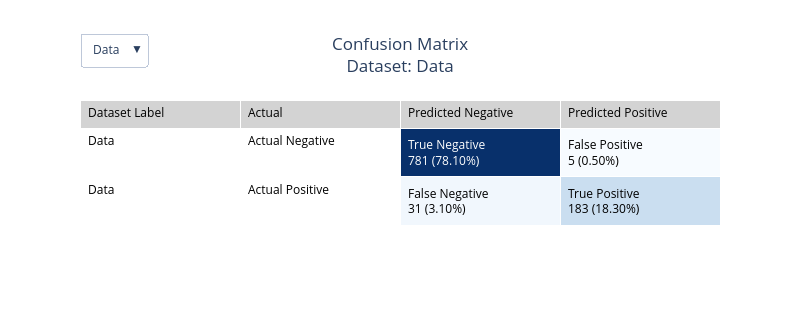

Notebook code cell kept with this figure:
### Markdown cell above
## Confusion Matrix as a Plotly Table

### Code cell
create_confusion_matrix(lr, dataset_dict, max_cols=2, output_type='plotly_table')

### Figure 1 — Plotly figure (JSON) as saved in the notebook; plotly's stock layout.template omitted (floating-point values rounded to 4 significant figures)
{"data": [{"cells": {"align": "left", "fill": {"color": [["white", "white"], ["white", "white"], ["#08306b", "#f1f7fd"], ["#f7fbff", "#cadef0"]]}, "font": {"color": [["black", "black"], ["black", "black"], ["white", "black"], ["black", "black"]]}, "values": [["Data", "Data"], ["Actual Negative", "Actual Positive"], ["True Negative<br>781 (78.10%)", "False Negative<br>31 (3.10%)"], ["False Positive<br>5 (0.50%)", "True Positive<br>183 (18.30%)"]]}, "header": {"align": "left", "fill": {"color": "lightgrey"}, "font": {"color": "black"}, "values": ["Dataset Label", "Actual", "Predicted Negative", "Predicted Positive"]}, "type": "table", "visible": true}], "layout": {"height": 330, "title": {"text": "Confusion Matrix<br>Dataset: Data", "x": 0.5}, "updatemenus": [{"buttons": [{"args": [{"visible": [true]}, {"title": "Confusion Matrix<br>Dataset: Data"}], "label": "Data", "method": "update"}], "direction": "down", "showactive": true, "x": 0, "xanchor": "left", "y": 1.45, "yanchor": "top"}], "width": 800}}
